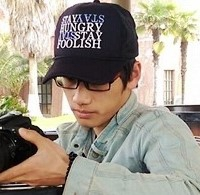
#> input picture resource/image/1.jpg, 200 x 195 px
$ python '2.安装第三方模块.py'
#> lines starting #> are read from the running program, lines starting #| are printed output that depends on the picture
from PIL import Image
im = Image.open('../resource/image/1.jpg')
#> im is the input picture: PIL image 200x195 RGB; mean R, G, B 159.5, 151.2, 137.9
print(im.format,im.size,im.mode)
#| JPEG (200, 195) RGB

im.thumbnail((100,100))
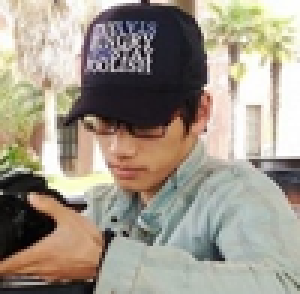
#> im: PIL image 100x98 RGB (shown 3 times larger); mean R, G, B 159.5, 151.2, 137.9
im.save('../resource/image/thumb.jpg','JPEG')

import  sys
print(sys.path)
